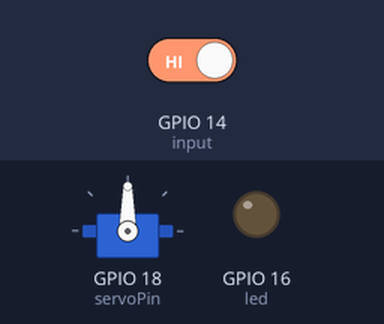
This sketch was run on a simulated ESP32. Parts: servo, output pins drawn as LEDs (lit = HIGH). The test bench sets the inputs (shaded band); at power-on: GPIO 14 (input) HIGH.

Above: at 1.2 s.
1.3 s: GPIO 14 (input) driven LOW
At 1.45 s:
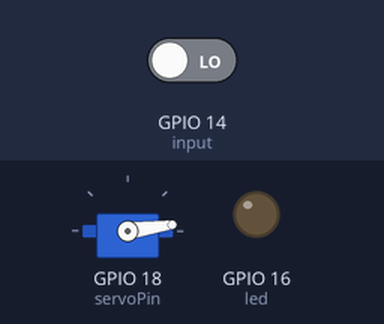
4.3 s: GPIO 14 (input) driven HIGH
At 5.5 s:
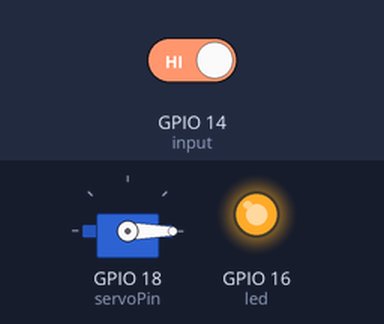
5.8 s: GPIO 14 (input) driven LOW
At 6.26 s:
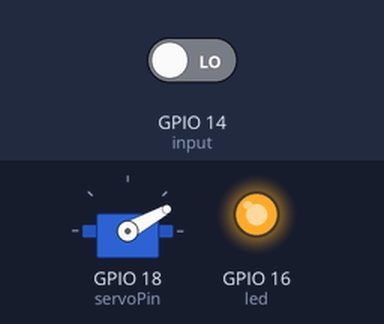
Timing chart, 0 to 10.0 s (numbered marks = the images above; inputs shaded):
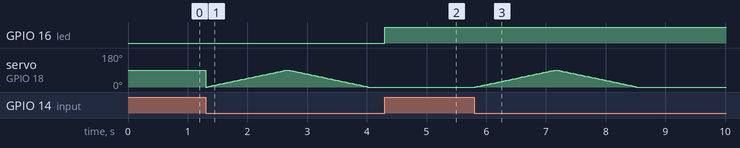

Measured:
- after the input at 4.3 s, GPIO 16 (led): LOW → HIGH at once
- after the input at 5.8 s, servo on GPIO 18 (servoPin): rises from 0° to 90° in 1.3 s, then falls to 0° in 1.4 s

The sketch:

survo-control-uselib.ino
```cpp
#include <ESP32Servo.h>
#define input 14
#define led 16
Servo myservo;
// Recommended PWM GPIO pins on the ESP32 include 2,4,12-19,21-23,25-27,32-33
int servoPin = 18;
int pos = 0;

void IRAM_ATTR IO_INT_ISR()
{
  // Toggle The LED
  digitalWrite(led, !digitalRead(led));
}

void setup() {
  myservo.attach(servoPin);
  pinMode(input,INPUT);
  pinMode(led,OUTPUT);
  attachInterrupt(input, IO_INT_ISR, RISING); // interrupt on rising edge
}
void loop() {

  if(digitalRead(input)==LOW){
    for (pos = 0; pos <= 90; pos += 1) {
      myservo.write(pos);
      delay(15);
    }
    for (pos = 90; pos >= 0; pos -= 1) {
      myservo.write(pos);
      delay(15);
    }

    while(digitalRead(input)==LOW){}
  }

}
```
